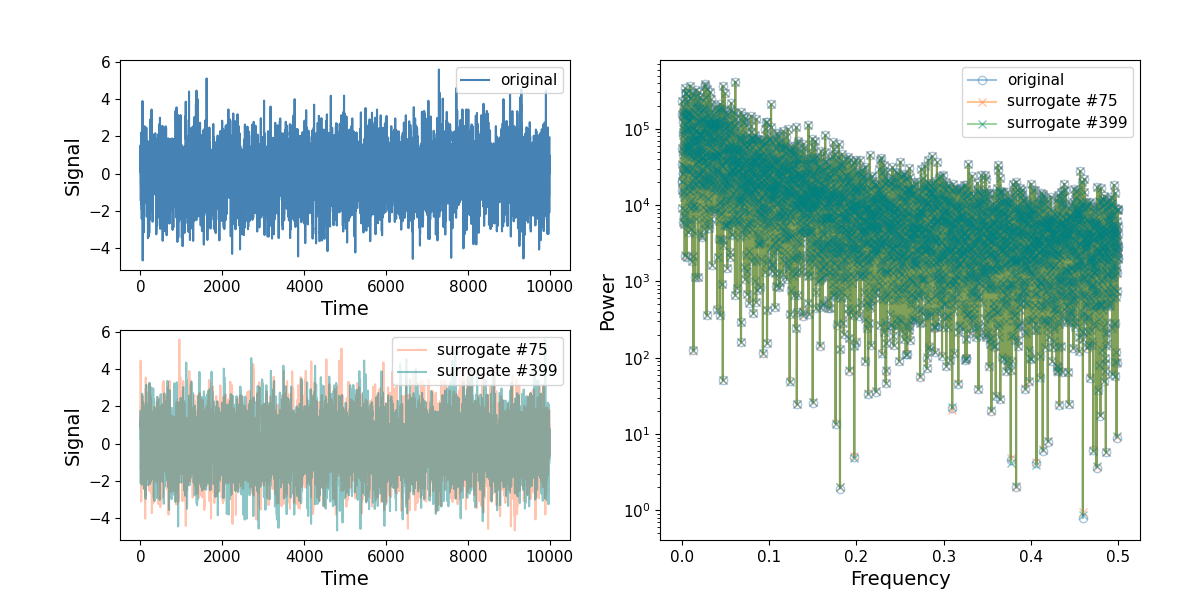

The Python source for this figure:
#!/usr/bin/env python

"""
Example usage of the IAAFT time series surrogates algorithm
===========================================================

"""
# Last modified: Tue Jun 22, 2021  11:56am
# Last modified: Tue Jun 22, 2021  11:56am
#
# Copyright (C) 2021  Bedartha Goswami <bedartha.goswami@uni-tuebingen.de> This
# program is free software: you can redistribute it and/or modify it under the
# terms of the GNU Affero General Public License as published by the Free
# Software Foundation, either version 3 of the License, or (at your option) any
# later version.

# This program is distributed in the hope that it will be useful,
# but WITHOUT ANY WARRANTY; without even the implied warranty of
# MERCHANTABILITY or FITNESS FOR A PARTICULAR PURPOSE.  See the
# GNU Affero General Public License for more details.

# You should have received a copy of the GNU Affero General Public License
# along with this program.  If not, see <https://www.gnu.org/licenses/>.
# -----------------------------------------------------------------------------

import numpy as np
import matplotlib.pyplot as pl
import iaaft

# generate an initial time series with AR(1) memory
n = 10000
beta = 0.65
eps = np.random.randn(n)
x = np.zeros(n)
x[0] = eps[0]
for i in range(1, n):
    x[i] = beta * x[i-1] + eps[i]

# estimate the power spectra of the initial time series
p = np.square(np.abs(np.fft.fft(x)))
freq = np.fft.fftfreq(n)

# estimate 100 IAAFT surrogates
ns = 1000
xs = iaaft.surrogates(x=x, ns=ns, verbose=True)

# estimate the power spectra of the surrogates
ps = np.zeros((ns, freq.shape[0]))
for i in range(ns):
    ps[i] = np.square(np.abs(np.fft.fft(xs[i])))

# plot the results
## set up the figure
AXLABFS, TIKLABFS = 14, 11
fig = pl.figure(figsize=[12., 6.])
ax1 = fig.add_axes([0.10, 0.55, 0.375, 0.35])
ax2 = fig.add_axes([0.10, 0.10, 0.375, 0.35])
ax3 = fig.add_axes([0.55, 0.10, 0.40, 0.80])

# plot original time series
ax1.plot(x, "steelblue", label="original")

# plot two random surrogate time series
idx = np.random.randint(ns, size=2)
clrs = ["coral", "teal", "goldenrod"]
for j, i in enumerate(idx):
    ax2.plot(xs[i], c=clrs[j], label="surrogate #%d" % i, alpha=0.45)

# plot the power spectra
k = np.argsort(freq)
k = k[int(len(k)/2):]
ax3.plot(freq[k], p[k], "o-", mec="steelblue", mfc="none",
         label="original", alpha=0.45)
for j, i in enumerate(idx):
    ax3.plot(freq[k], ps[i, k], "x-", mec=clrs[j], mfc="none",
            label="surrogate #%d" % i, alpha=0.45)
ax3.set_yscale("log")

# beautification
for ax in fig.axes:
    leg = ax.legend(loc="upper right")
    for txt in leg.get_texts():
        txt.set_size(TIKLABFS)
    ax.tick_params(labelsize=TIKLABFS)
for ax in [ax1, ax2]:
    ax.set_ylabel("Signal", fontsize=AXLABFS)
    ax.set_xlabel("Time", fontsize=AXLABFS)
ax3.set_xlabel("Frequency", fontsize=AXLABFS)
ax3.set_ylabel("Power", fontsize=AXLABFS)

pl.show()
